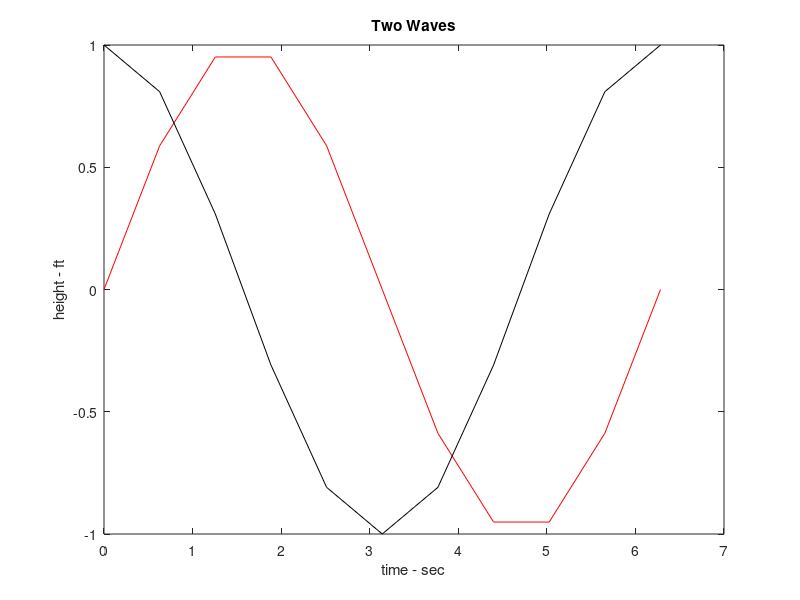

Reproduce this figure in MATLAB.
clear
clc

N = 10;        %number of points to plot
T = 2*pi;       %range for plotting
dt = T/N;       %difference in time interval

t = 0:dt:T;     %time vector

y1 = sin(t);    %sine wave
y2 = cos(t);    %cosine wave

figure
plot(t, y1, 'r')
hold on
plot(t, y2, 'k')
xlabel("time - sec")
ylabel("height - ft")
title("Two Waves")